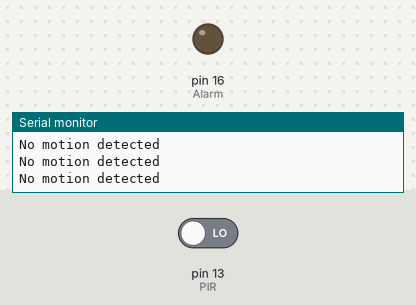
This sketch was run on a simulated Arduino Uno, built with avr-gcc and run on an emulated ATmega328P. On the bench: output pins drawn as LEDs (lit = HIGH), the last lines printed to the serial monitor. Inputs (shaded band) come from the test bench; at power-on: pin 13 (PIR) LOW.

Above: at 6.8 s.
6.9 s: pin 13 (PIR) driven HIGH
At 10.4 s:
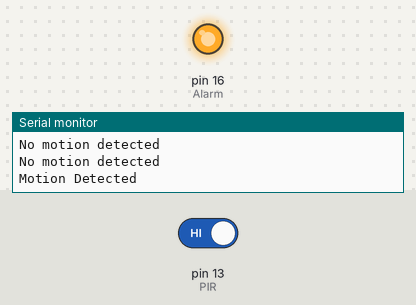
10.8 s: pin 13 (PIR) driven LOW
At 12.7 s:
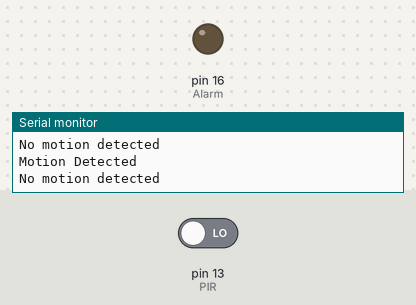
Timing chart, 0 to 14.2 s (numbered marks = the images above; inputs shaded):
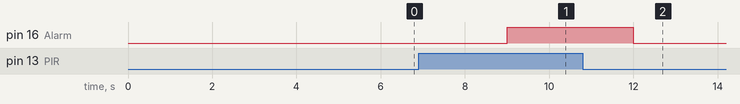

Measured:
- after the input at 6.9 s, pin 16 (Alarm): LOW → HIGH after 2.1 s
- after the input at 10.8 s, pin 16 (Alarm): HIGH → LOW after 1.2 s

The sketch:

inventoneBuglarAlarmSystem.ino
```cpp
//Define the pins for PIR sensor and alarm
int Alarm = 16;
int PIR = 13;
void setup() {
  pinMode(Alarm, OUTPUT);
  pinMode(PIR, INPUT);
//Begin serial monitor communication
  Serial.begin(9600);
}

void loop() {
//Check if PIR has sensed motion or not
  if(digitalRead(PIR) == HIGH){
    Serial.println("Motion Detected");
//Turn ON the alarm
    digitalWrite(Alarm, HIGH);
    }
  else{
    Serial.println("No motion detected");
//Ensure the alarm doesn't come on
    digitalWrite(Alarm,LOW);
  }
   delay(3000);
}
```
